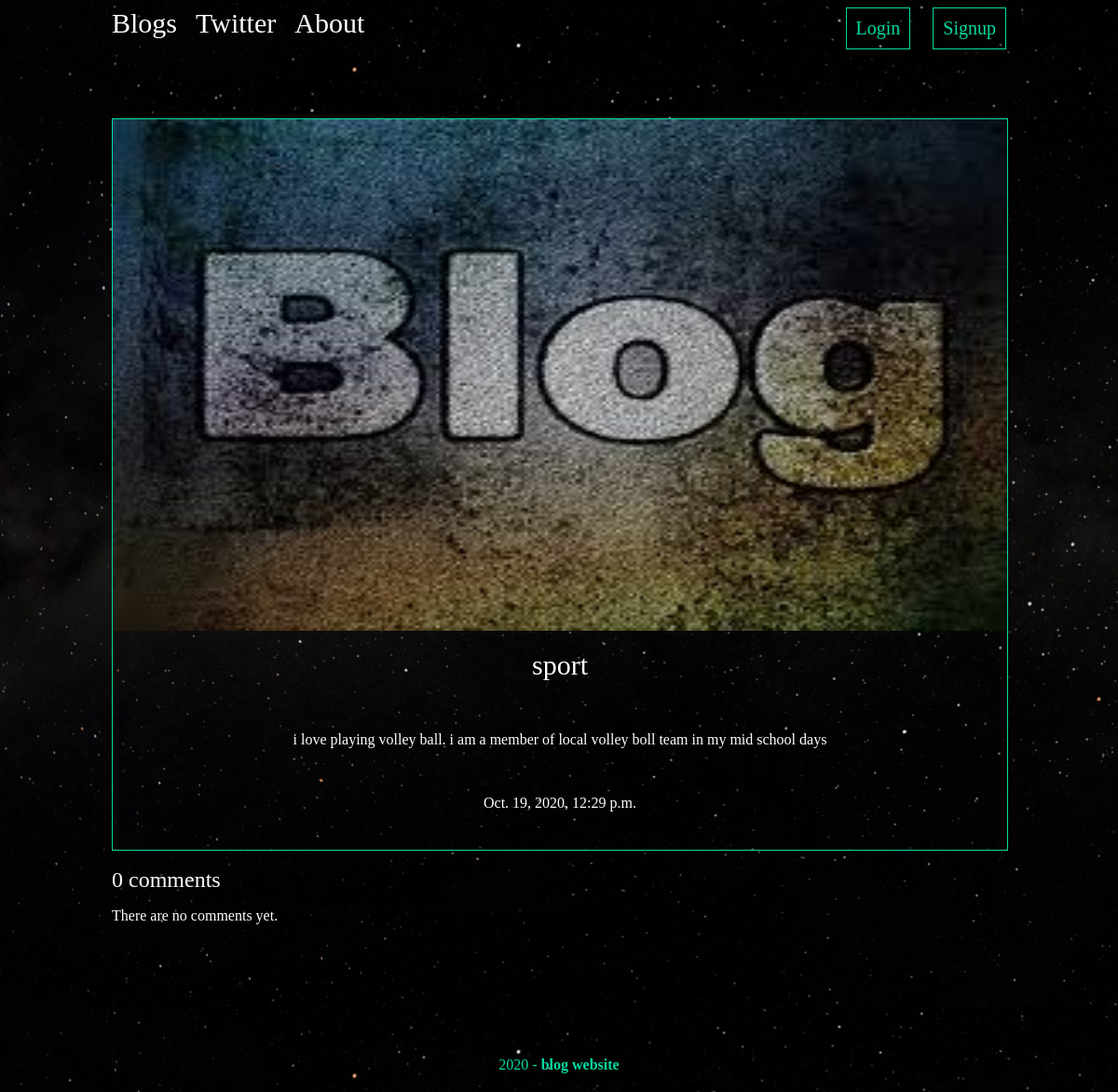
Page /Posts/saved/sport/ on the committed database.
### posts/models.py (models this page shows, shortened)
class Post(models.Model):
    title = models.CharField(max_length=100)
    body = models.TextField()
    date = models.DateTimeField(auto_now_add=True)
    thumb = models.ImageField(default="default.jpg",blank=True)
    author = models.ForeignKey(User,default=None,on_delete=models.CASCADE)

### posts/views.py (the view)
# urls.py: url(r'^saved/(?P<name>[\w+\s*]+)/$',views.saved_detail,name="saved"),
def saved_detail(request,name):
    post = Post.objects.get(title=name)
    comments = Comment.objects.filter(post=post)
    return render(request, 'posts/saved_detail.html',
                  {'post': post, 'comments': comments})

### posts/templates/posts/saved_detail.html
{% extends 'base_layout.html' %}
{% block contents %}
<br><br>
<div class="post-detail">
    <div class="post">
        <img src="{{post.thumb.url}}"/>
        <h2>{{post.title}}</h2><br>
        <p>{{post.body}}</p><br>
        <p>{{post.date}}</p>
    </div>
</div>
<br>
<div class="comment-block">
    {% with comments.count as total_comments %}
        <h2>{{ total_comments }} comment{{ total_comments|pluralize }}</h2>
    {% endwith %}
    {% for comment in comments %}
        <p>comment {{ forloop.counter }} by {{ comment.name }} {{ comment.created }}</p>
        <p>{{ comment.body|linebreaks }}</p>
    {% empty %}
        <p>There are no comments yet.</p>
    {% endfor %}
</div>
<br><br>
{% endblock %}

### assets/css.css (style rules this page uses)
body { background-image:url(bg.jpg); color:#fff; }
h1,h2,h3,h4,h5 { font-weight:normal; margin:0; }
.recent-post,.post { padding:10px; width: 175px; height:200px; border: 1px solid #00dba0; position:relative; padding-bottom:18px; }
.post-detail .post { width:100%; height:100%; position:relative; padding:0; }
.post-detail .post img { width:100%; height:70%; }
.post-detail .post h2 { text-align:center; margin:20px auto; font-size:30px; }
.post-detail .post p { text-align:center; }
.comment-block { overflow-y:scroll; height:20%; }

### rows in the picture
Post: thumb (placeholder picture), title "sport", body "i love playing volley ball. i am a member of local volley boll team in my mid school days", date "Oct. 19, 2020, 12:29 p.m."

### other values in the picture
{{ total_comments }} "0"
